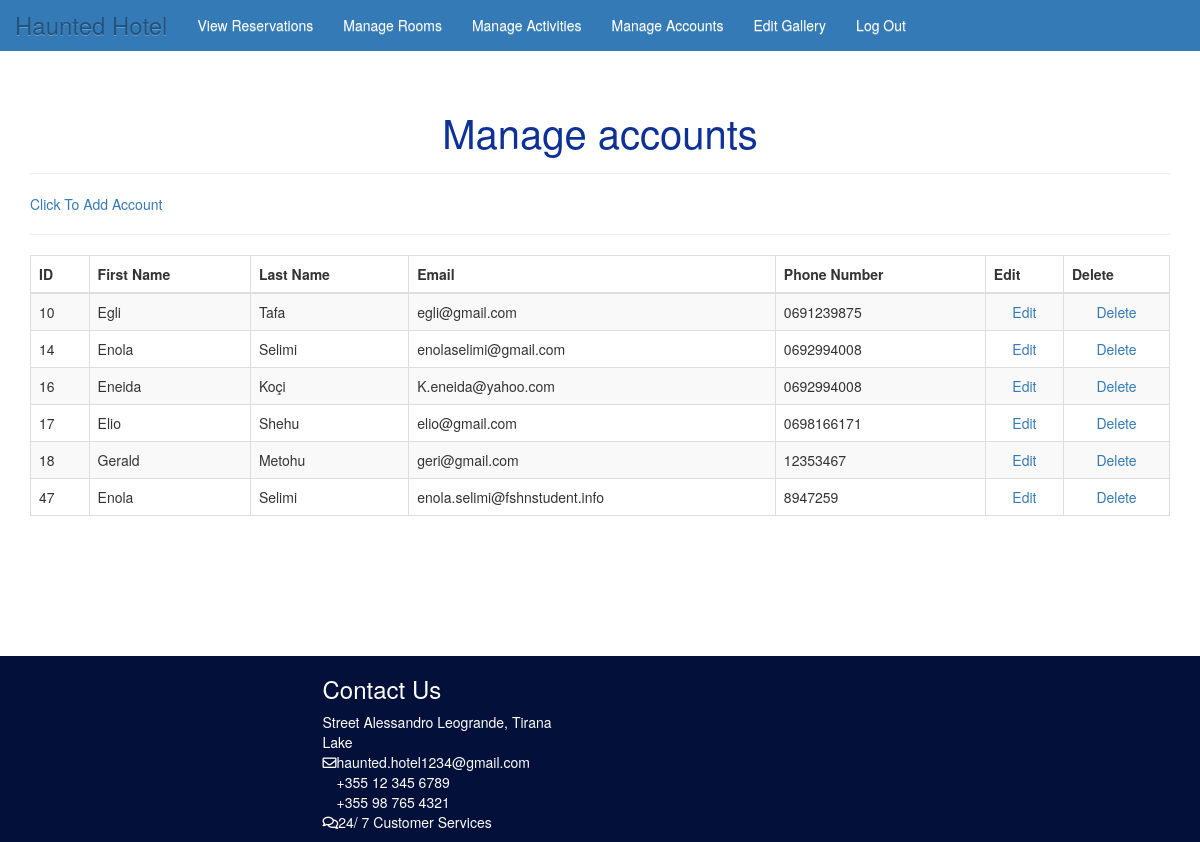
The page /hotel/settings.php (signed in) on the database its author committed.
### tables this page shows
CREATE TABLE `staf` (
  `staffID` int(11) NOT NULL,
  `fname` varchar(255) NOT NULL,
  `lname` varchar(255) NOT NULL,
  `email` varchar(255) NOT NULL,
  `pass` varchar(255) NOT NULL,
  `tel` varchar(20) DEFAULT NULL,
  `roli` enum('user','admin') NOT NULL,
  `profile_pic` text DEFAULT NULL,
  `exp_date` varchar(250) NOT NULL,
  `reset_link_token` varchar(255) NOT NULL,
  `google_id` varchar(150) NOT NULL
);

### hotel/settings.php (the view, shortened to what this page needs)
<!DOCTYPE html>
<html lang="en">
<head>
  <link rel="stylesheet" href="hotelStyle.css?">
</head>
<body>
</body>
</html>
<?php
include ('includes/hotel_connect.php');
if(!isset($_SESSION['emp_id']) || !isset($_SESSION['role'])){
    header('location: index.php');
}else{
    echo '
    <div class="page-header">
        <h1 id="amenities" class="text-center"> Manage accounts </h1>
    </div>
    <a href="register.php" id="addAccount">Click To Add Account</a> <br> <hr>'
    ;
    $q = "SELECT * FROM staf WHERE roli='user'";
    $r = @mysqli_query($dbc, $q);
    echo'
    <div id="order_table">
    <table id="data_table" width="100%" class="table table-striped table-bordered table-hover table-rensponsive">
        <thead>
            <tr class="table-header">
                <th>ID</th>
                <th>First Name</th>
                <th>Last Name</th>
                <th>Email</th>
                <th>Phone Number</th>
                <th>Edit</th>
                <th>Delete</th>
            </tr>
        </thead>
        <tbody id="export_table">';
    while($row = mysqli_fetch_array($r, MYSQLI_ASSOC)){
        echo '
        <tr>
        <td align="left">'.$row['staffID'].'</td>
        <td align="left">'.$row['fname'].'</td>
        <td align="left">'.$row['lname'].'</td>
        <td align="left">'.$row['email'].'</td>
        <td align="left">'.$row['tel'].'</td>
        <td align="center"><a href="ManEdit.php?i=' . $row['staffID'].'&r='.$row['roli'].'">Edit</a></td>
        <td align="center"><a href="ManDelete.php?i=' . $row['staffID'].'">Delete</a></td>
        </tr>
        ';
    }
    echo'
            </tbody>
        </table>
    </div>
    ';
}
?>

### hotel/hotelStyle.css (style rules this page uses)
* { margin: 0; padding: 0; }
body, html { height: 100%; }
body { padding-top: 70px; position: relative }
.navbar-brand { color: #fff; font-size: x-large; }
li a { text-decoration: none; color: #fff; }
ul { list-style-type: none; }
#amenities { color:#0e3198; text-align:center; font-size: 40px; }
h1 { text-align: center; }

### hotel/footerStyle.css (style rules this page uses)
.footer { background-color: #031039; color: #fff; }
.top { margin-top: 10%; }
.grid { display: grid; grid-template-columns: repeat(4, 1fr); grid-gap: 30px; }

### rows shown on the page
staf: staffID "10", fname "Egli", lname "Tafa", email "egli@gmail.com", tel "0691239875"
staf: staffID "14", fname "Enola", lname "Selimi", email "enolaselimi@gmail.com", tel "0692994008"
staf: staffID "16", fname "Eneida", lname "Koçi", email "K.eneida@yahoo.com", tel "0692994008"
staf: staffID "17", fname "Elio", lname "Shehu", email "elio@gmail.com", tel "0698166171"
staf: staffID "18", fname "Gerald", lname "Metohu", email "geri@gmail.com", tel "12353467"
staf: staffID "47", fname "Enola", lname "Selimi", email "enola.selimi@fshnstudent.info", tel "8947259"
